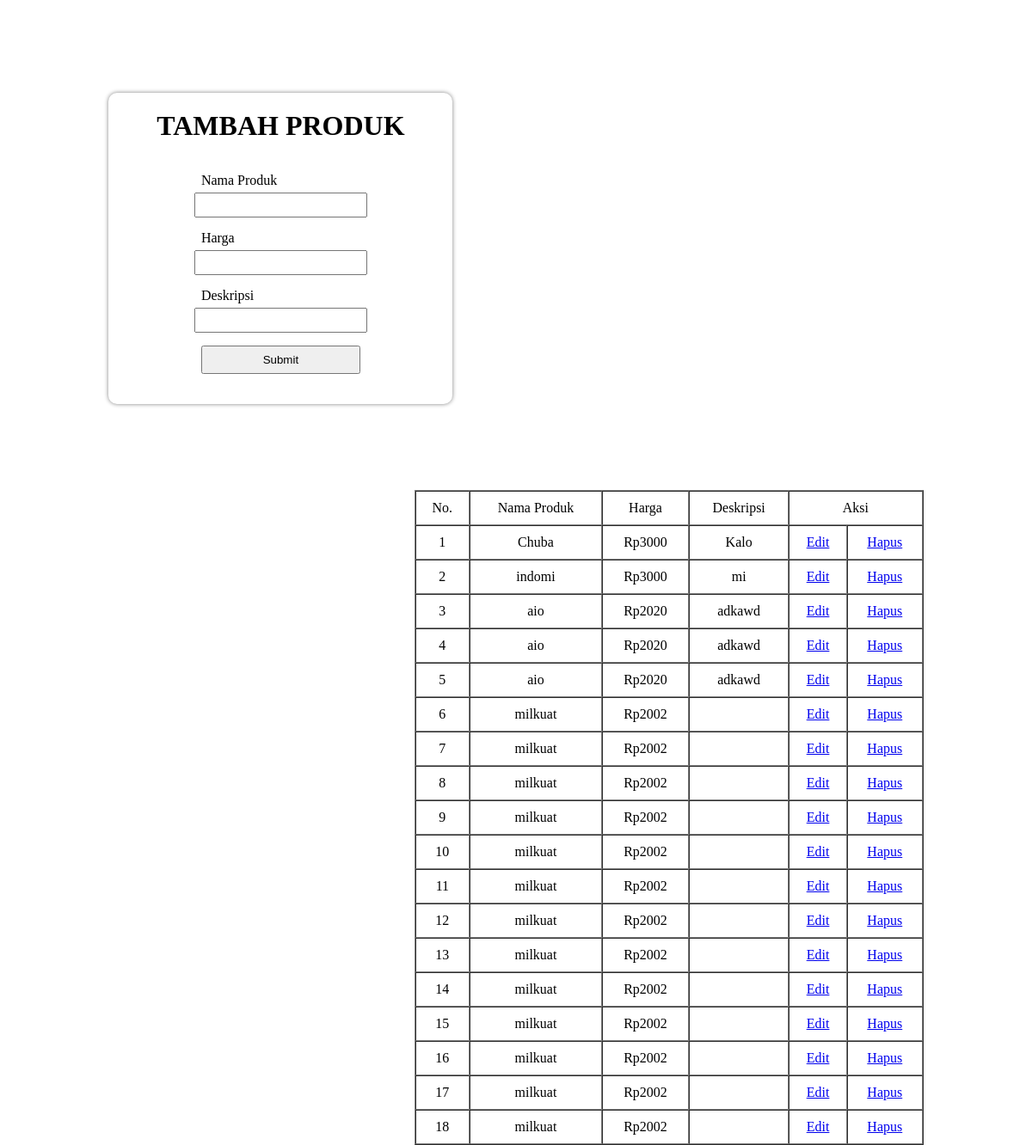
Before: / with the older database file.
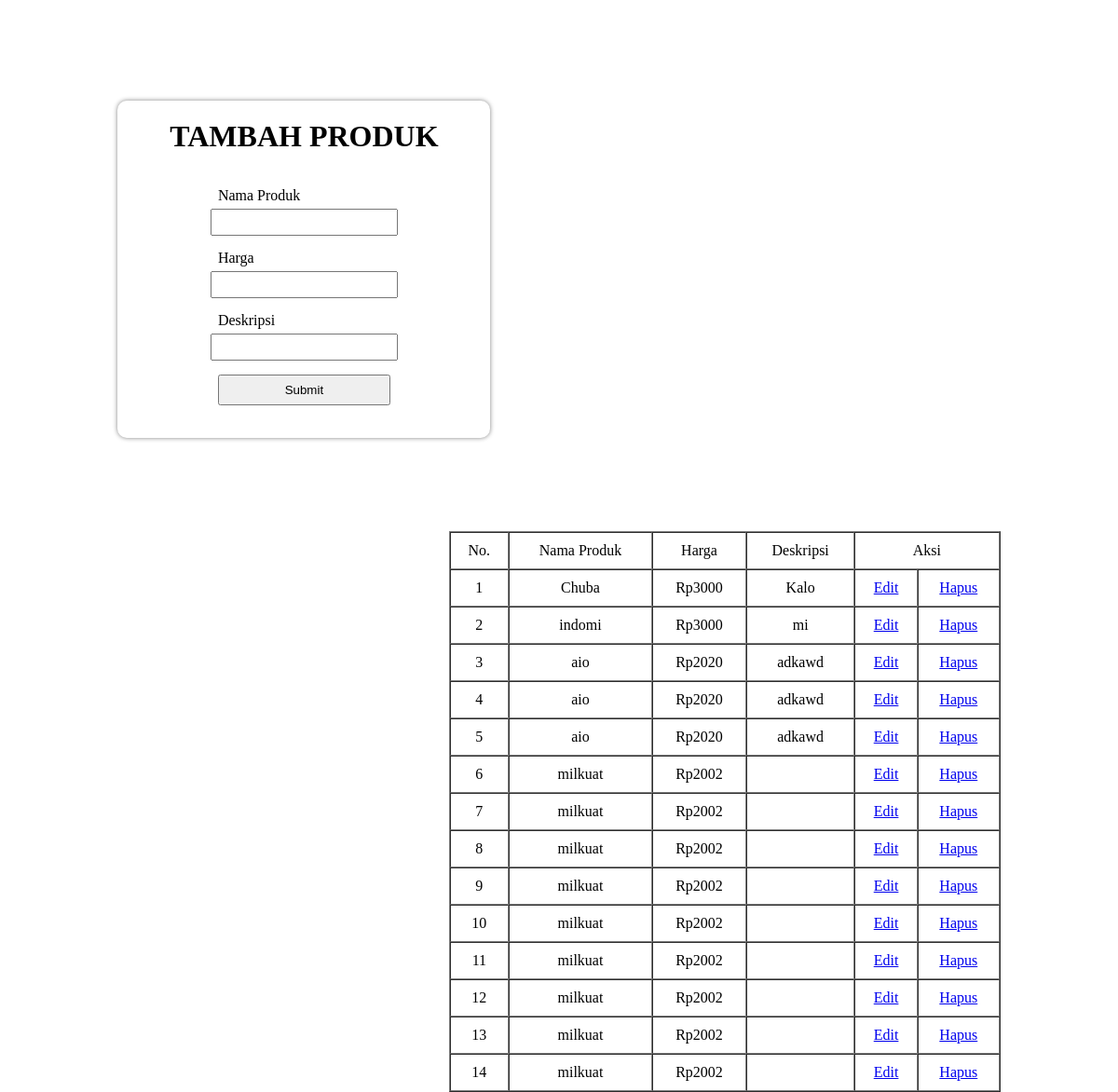
After: the same page with the newer database file.
### tables this page shows
CREATE TABLE cms (id INTEGER PRIMARY KEY, nama_produk TEXT NOT NULL, harga INTEGER NOT NULL, deskripsi TEXT NULL);

### index.php (the view, shortened to what this page needs)
<?php
require 'db.php';
$ambil_data = $db->query("SELECT * FROM cms");
$baris = array();
while($row = $ambil_data->fetchArray()) {
    $baris[] = $row;
}
?>
<!DOCTYPE html>
<html lang="en">
<head>
</head>
<body>
    <div class="container">
        <h1>TAMBAH PRODUK</h1>
        <div class="form-container">
            <form method="POST">
                <div class="input-group">
                    <label>Nama Produk</label>
                    <input type="text" name="nama_produk">
                </div>
                <div class="input-group">
                    <label>Harga</label>
                    <input type="number" name="harga">
                </div>
                <div class="input-group">
                    <label>Deskripsi</label>
                    <input type="text" name="deskripsi">
                </div>
                <div class="input-group">
                    <input type="submit" name="submit">
                </div>
            </form>
        </div>
    </div>
    <table border=1 cellspacing=0 cellpadding=10 class="tabel-produk">
        <thead>
            <tr>
                <td>No.</td>
                <td>Nama Produk</td>
                <td>Harga</td>
                <td>Deskripsi</td>
                <td colspan=2>Aksi</td>
            </tr>
        </thead>
        <tbody>
            <?php foreach($baris as $key => $produk) { ?>
            <tr>
                <td><?php echo $key + 1; ?></td>
                <td><?php echo $produk['nama_produk']; ?></td>
                <td>Rp<?php echo $produk['harga']; ?></td>
                <td><?php echo $produk['deskripsi']; ?></td>
                <td><a href="update.php?id=<?php echo $produk['id']; ?>">Edit</a></td>
                <td><a onclick="return alert('Apakah kamu yakin?')" href="delete.php?id=<?php echo $produk['id']; ?>">Hapus</a></td>
            </tr>
            <?php } ?>
        </tbody>
    </table>
</body>
</html>

### index.php (style rules this page uses)
body { font-family: Poppins; }
.container, .tabel-produk { margin-top: 100px; }
.container { width: 400px; box-shadow: 0 0 5px grey; overflow: hidden; border-radius: 10px; float: left; margin-left: 10%; }
h1 { text-align: center; margin-top: 20px; }
.form-container { width: 200px; display: table; margin: 0 auto; }
.input-group { margin: 15px 0; text-align: center; }
label { display: block; text-align: start; margin: 5px 0 5px 8px; }
input { padding: 5px 10px; }
input[type="submit"] { cursor: pointer; margin-bottom: 20px; padding: 7px 70px; }
.tabel-produk { float: right; margin-right: 10%; width: 50%; text-align: center; }

Changed rows visible on the page:
removed cms: nama_produk "milkuat", harga "2002"
removed cms: nama_produk "milkuat", harga "2002"
removed cms: nama_produk "milkuat", harga "2002"
removed cms: nama_produk "milkuat", harga "2002"
